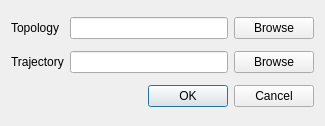
<?xml version="1.0" encoding="UTF-8"?>
<ui version="4.0">
 <class>LoadTrajectoryDialog</class>
 <widget class="QDialog" name="LoadTrajectoryDialog">
  <property name="geometry">
   <rect>
    <x>0</x>
    <y>0</y>
    <width>325</width>
    <height>126</height>
   </rect>
  </property>
  <property name="windowTitle">
   <string>Load molecular trajectory</string>
  </property>
  <layout class="QGridLayout" name="gridLayout">
   <item row="0" column="0">
    <widget class="QLabel" name="label">
     <property name="text">
      <string>Topology</string>
     </property>
     <property name="buddy">
      <cstring>topologyLineEdit</cstring>
     </property>
    </widget>
   </item>
   <item row="0" column="1">
    <widget class="QLineEdit" name="topologyLineEdit"/>
   </item>
   <item row="0" column="2">
    <widget class="QPushButton" name="topologyBrowseButton">
     <property name="text">
      <string>Browse</string>
     </property>
    </widget>
   </item>
   <item row="1" column="0">
    <widget class="QLabel" name="label_2">
     <property name="text">
      <string>Trajectory</string>
     </property>
     <property name="buddy">
      <cstring>trajectoryLineEdit</cstring>
     </property>
    </widget>
   </item>
   <item row="1" column="1">
    <widget class="QLineEdit" name="trajectoryLineEdit"/>
   </item>
   <item row="1" column="2">
    <widget class="QPushButton" name="trajectoryBrowseButton">
     <property name="text">
      <string>Browse</string>
     </property>
    </widget>
   </item>
   <item row="2" column="0" colspan="3">
    <widget class="QDialogButtonBox" name="buttonBox">
     <property name="orientation">
      <enum>Qt::Horizontal</enum>
     </property>
     <property name="standardButtons">
      <set>QDialogButtonBox::Cancel|QDialogButtonBox::Ok</set>
     </property>
    </widget>
   </item>
  </layout>
 </widget>
 <tabstops>
  <tabstop>topologyLineEdit</tabstop>
  <tabstop>topologyBrowseButton</tabstop>
  <tabstop>trajectoryLineEdit</tabstop>
  <tabstop>trajectoryBrowseButton</tabstop>
 </tabstops>
 <resources/>
 <connections>
  <connection>
   <sender>buttonBox</sender>
   <signal>accepted()</signal>
   <receiver>LoadTrajectoryDialog</receiver>
   <slot>accept()</slot>
   <hints>
    <hint type="sourcelabel">
     <x>254</x>
     <y>119</y>
    </hint>
    <hint type="destinationlabel">
     <x>157</x>
     <y>274</y>
    </hint>
   </hints>
  </connection>
  <connection>
   <sender>buttonBox</sender>
   <signal>rejected()</signal>
   <receiver>LoadTrajectoryDialog</receiver>
   <slot>reject()</slot>
   <hints>
    <hint type="sourcelabel">
     <x>318</x>
     <y>119</y>
    </hint>
    <hint type="destinationlabel">
     <x>286</x>
     <y>274</y>
    </hint>
   </hints>
  </connection>
  <connection>
   <sender>topologyBrowseButton</sender>
   <signal>pressed()</signal>
   <receiver>LoadTrajectoryDialog</receiver>
   <slot>browseTopology()</slot>
   <hints>
    <hint type="sourcelabel">
     <x>285</x>
     <y>26</y>
    </hint>
    <hint type="destinationlabel">
     <x>230</x>
     <y>8</y>
    </hint>
   </hints>
  </connection>
  <connection>
   <sender>trajectoryBrowseButton</sender>
   <signal>pressed()</signal>
   <receiver>LoadTrajectoryDialog</receiver>
   <slot>browseTrajectory()</slot>
   <hints>
    <hint type="sourcelabel">
     <x>288</x>
     <y>68</y>
    </hint>
    <hint type="destinationlabel">
     <x>230</x>
     <y>64</y>
    </hint>
   </hints>
  </connection>
 </connections>
 <slots>
  <slot>browseTrajectory()</slot>
  <slot>browseTopology()</slot>
 </slots>
</ui>
